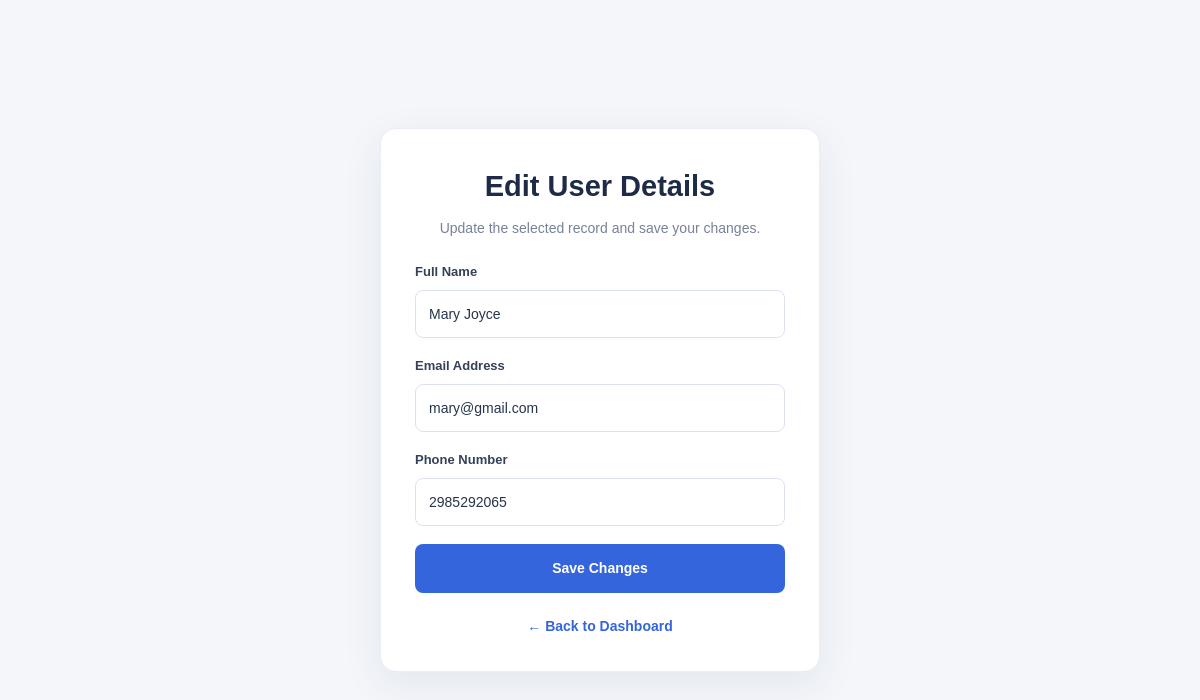
Before: /users/9/edit (signed in) with the older database file.
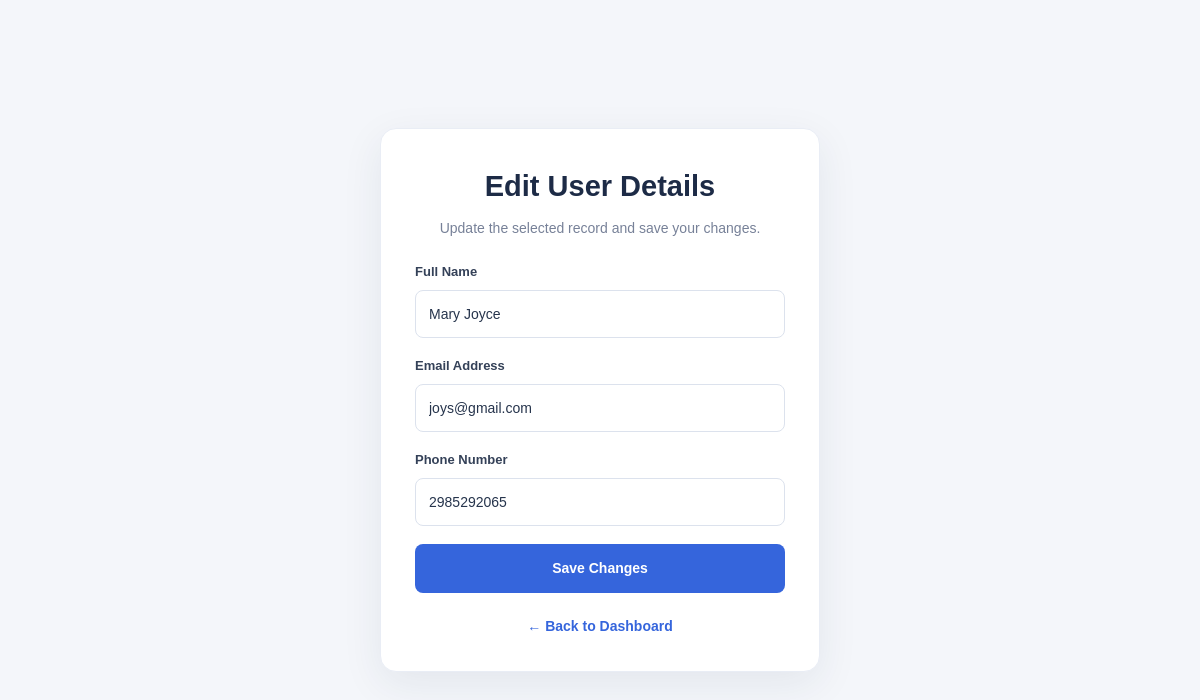
After: the same page with the newer database file.
### tables this page shows
CREATE TABLE users (
            id INTEGER PRIMARY KEY AUTOINCREMENT,
            name TEXT NOT NULL,
            email TEXT NOT NULL,
            phone TEXT NOT NULL
        );

### app.py (the view, shortened to what this page needs)
@app.route("/users/<int:user_id>/edit", methods=["GET", "POST"])
@login_required
def edit_user(user_id):
    connection = get_db_connection()
    try:
        user = connection.execute(
            """
            SELECT id, name, email, phone
            FROM users
            WHERE id = ?
            """,
            (user_id,),
        ).fetchone()
    finally:
        connection.close()
    if user is None:
        flash("User record not found.", "error")
        return redirect(url_for("dashboard"))
    return render_template(
        "edit_user.html",
        username=session["user"],
        user=user,
    )

### app.py (called while the page is built)
def get_db_connection():
    connection = sqlite3.connect(DATABASE)
    connection.row_factory = sqlite3.Row
    return connection

def login_required(view_function):
    @wraps(view_function)
    def wrapped_view(*args, **kwargs):
        if not session.get("user"):
            flash(
                "Please log in to access this page.",
                "error",
            )
            return redirect(url_for("login"))
        return view_function(*args, **kwargs)
    return wrapped_view

### templates/edit_user.html (shortened to what this page needs)
<!DOCTYPE html>
<html lang="en">
<head>
    <link rel="stylesheet"
          href="{{ url_for('static', filename='style.css') }}">
</head>
<body>
    <main class="auth-container">
        <section class="auth-card">
            <h1>Edit User Details</h1>
            <p class="subtitle">
                Update the selected record and save your changes.
            </p>
            <form
                action="{{ url_for('edit_user', user_id=user['id']) }}"
                method="POST"
            >
                <div class="form-group">
                    <label for="name">Full Name</label>
                    <input
                        type="text"
                        id="name"
                        name="name"
                        maxlength="100"
                        value="{{ user['name'] }}"
                        required
                    >
                </div>
                <div class="form-group">
                    <label for="email">Email Address</label>
                    <input
                        type="email"
                        id="email"
                        name="email"
                        maxlength="254"
                        value="{{ user['email'] }}"
                        required
                    >
                </div>
                <div class="form-group">
                    <label for="phone">Phone Number</label>
                    <input
                        type="tel"
                        id="phone"
                        name="phone"
                        maxlength="30"
                        value="{{ user['phone'] }}"
                        required
                    >
                </div>
                <button type="submit" class="primary-button">
                    Save Changes
                </button>
            </form>
            <p class="auth-link">
                <a href="{{ url_for('dashboard') }}">
                    ← Back to Dashboard
                </a>
            </p>
        </section>
    </main>
</body>
</html>

Changed rows visible on the page:
changed users "Mary Joyce": email "mary@gmail.com" → "joys@gmail.com"
